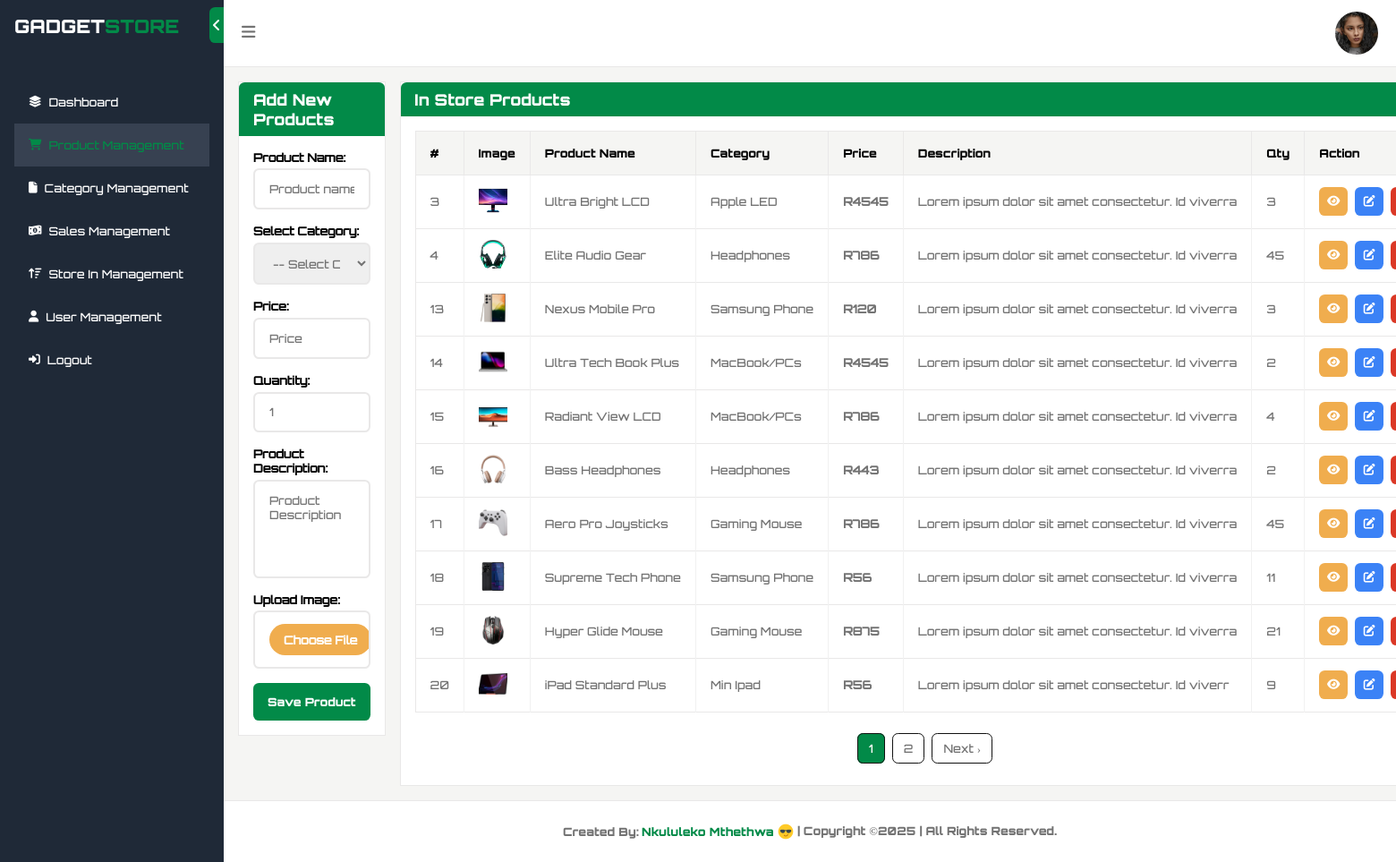
/admin/productsManagement.php (signed in), run on the app's committed database.
### tables this page shows
CREATE TABLE `products` (
  `id` int(10) NOT NULL,
  `title` varchar(120) NOT NULL,
  `category` varchar(50) NOT NULL,
  `price` varchar(50) NOT NULL,
  `qty` int(10) NOT NULL,
  `photo` varchar(120) NOT NULL,
  `description` varchar(255) NOT NULL,
  `date` datetime(6) NOT NULL DEFAULT current_timestamp(6)
);

### admin/productsManagement.php (the view, shortened to what this page needs)
<!DOCTYPE html>
<html lang="en">
<head>
  <link rel="stylesheet" href="../assets/css/all.css">
  <link rel="stylesheet" href="../assets/css/all.min.css">
  <link rel="stylesheet" href="../assets/css/style.css">
</head>
<body>
  <div class="main">
    <?php include("../includes/templates/admin/sidebar.php"); ?>
    <div class="main-content">
      <?php include("../includes/templates/admin/header.php"); ?>
      <div class="manage-products">
        <div class="content">
          <div class="box left">
            <div class="text-box">
              <div class="table-title">
                <h3>Add New Products</h3>
              </div>
              <form action="process.php" class="form" method="post" enctype="multipart/form-data">
                <label for="">Product Name:<input type="text" class="textBox" placeholder="Product name" required name="title"></label>
                <label for="">Select Category:
                  <select name="category" id="" class="textBox">
                    <option value="">-- Select Category --</option>
                  </select>
                </label>
                <label for="">Price:<input type="text" class="textBox" placeholder="Price" required name="price"></label>
                <label for="">Quantity:<input type="number" class="textBox" name="qty" id="" placeholder="1"></label>
                <label for="">Product Description:<textarea name="description" rows="5" cols="5" class="textBox" id="" placeholder="Product Description"></textarea></label>
                <label for="">Upload Image: <input type="file" accept="image/*" class="textBox" name="photo" id=""></label>
                <div class="buttons">
                  <input type="submit" value="Save Product" name="create" class="btn">
                </div>
              </form>
            </div>
          </div>
          <div class="box right">
            <div class="text-box">
              <div class="table-title">
                <h3>In Store Products</h3>
              </div>
              <div class="table-container">
                <?php
                include("../includes/db.php");
                $itemsPerPage = 10;
                $page        = isset($_GET['page']) && $_GET['page'] > 0
                  ? (int) $_GET['page'] : 1;
                $offset      = ($page - 1) * $itemsPerPage;
                $totalRowsRes = mysqli_query($conn, "SELECT COUNT(*) AS total FROM products");
                $totalRows    = (int) mysqli_fetch_assoc($totalRowsRes)['total'];
                $totalPages   = ceil($totalRows / $itemsPerPage);
                $sql     = "SELECT * FROM products ORDER BY id ASC LIMIT $itemsPerPage OFFSET $offset";
                $results = mysqli_query($conn, $sql);
                ?>
                <div class="table-content">
                  <table>
                    <thead>
                      <tr>
                        <th>#</th>
                        <th>Image</th>
                        <th>Product Name</th>
                        <th>Category</th>
                        <th>Price</th>
                        <th>Description</th>
                        <th>Qty</th>
                        <th>Action</th>
                      </tr>
                    </thead>
                    <tbody>
                      <?php
                      while ($data = mysqli_fetch_array($results)) {
                      ?>
                        <tr>
                          <td><?php echo $data['id']; ?></td>
                          <td><img src="../<?php echo $data['photo']; ?>" alt="" class="image"></td>
                          <td><?php echo $data['title']; ?></td>
                          <td><?php echo $data['category']; ?></td>
                          <td><strong>R<?php echo $data['price']; ?></strong></td>
                          <td><p><?php echo $data['description']; ?></p></td>
                          <td><?php echo $data['qty']; ?></td>
                          <td>
                            <div class="buttons">
                              <i class="fa-solid fa-eye read"></i>
                              <a href="update.php?id=<?php echo $data["id"] ?>"> <i class="fa-solid fa-pen-to-square edit"></i></a>
                              <a href="delete.php?id=<?php echo $data["id"] ?>"> <i class="fa-solid fa-trash-can delete"></i></a>
                            </div>
                          </td>
                        </tr>
                      <?php } ?>
                    </tbody>
                  </table>
              </div>
                   <?php
                if ($totalPages > 1): ?>
                <ul class="pagination">
                    <?php
                    $start = max(1, $page - 3);
                    $end   = min($totalPages, $page + 3);
                    for ($i = $start; $i <= $end; $i++):
                    ?>
                        <li class="<?= $i == $page ? 'active' : ''; ?>">
                            <a href="?page=<?= $i; ?>"><?= $i; ?></a>
                        </li>
                    <?php endfor; ?>
                    <?php if ($page < $totalPages): ?>
                        <li><a href="?page=<?= $page + 1; ?>">Next ›</a></li>
                    <?php endif; ?>
                </ul>
            <?php endif; ?>
            </div>
          </div>
        </div>
      </div>
    </div>
  </div>
    <?php include("../includes/templates/admin/footer.php"); ?>
</body>
</html>

### data on the page
products: id "3", photo (picture), title "Ultra Bright LCD", category "Apple LED", price "4545", description "Lorem ipsum dolor sit amet consectetur. Id viverra", qty "3"
products: id "4", photo (picture), title "Elite Audio Gear", category "Headphones", price "786", description "Lorem ipsum dolor sit amet consectetur. Id viverra", qty "45"
products: id "13", photo (picture), title "Nexus Mobile Pro", category "Samsung Phone", price "120", description "Lorem ipsum dolor sit amet consectetur. Id viverra", qty "3"
products: id "14", photo (picture), title "Ultra Tech Book Plus", category "MacBook/PCs", price "4545", description "Lorem ipsum dolor sit amet consectetur. Id viverra", qty "2"
products: id "15", photo (picture), title "Radiant View LCD", category "MacBook/PCs", price "786", description "Lorem ipsum dolor sit amet consectetur. Id viverra", qty "4"
products: id "16", photo (picture), title "Bass Headphones", category "Headphones", price "443", description "Lorem ipsum dolor sit amet consectetur. Id viverra", qty "2"
products: id "17", photo (picture), title "Aero Pro Joysticks", category "Gaming Mouse", price "786", description "Lorem ipsum dolor sit amet consectetur. Id viverra", qty "45"
products: id "18", photo (picture), title "Supreme Tech Phone", category "Samsung Phone", price "56", description "Lorem ipsum dolor sit amet consectetur. Id viverra", qty "11"
products: id "19", photo (picture), title "Hyper Glide Mouse", category "Gaming Mouse", price "875", description "Lorem ipsum dolor sit amet consectetur. Id viverra", qty "21"
products: id "20", photo (picture), title "iPad Standard Plus", category "Min Ipad", price "56", description "Lorem ipsum dolor sit amet consectetur. Id viverr", qty "9"
